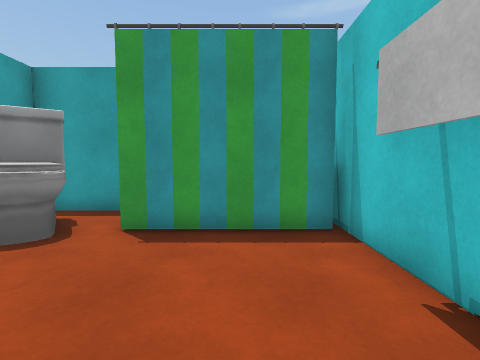
[1] (above)

19 first-person views from a walk through a 3-D level made in the Unity game engine. The camera is 1.3 m above the floor, tilts 4° down and sees 85° across. The floor is counted in squares, 1 m on a side. Each view is taken from the middle of a square. On the plan, view 1 faces up. The plan holds only what a view shows up to about 13 squares ahead; the rest is blank. The player character is not drawn. Door leaves are left out, so doorways stand open.

[2]
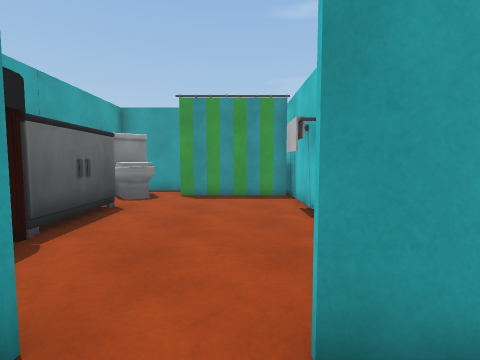

[3]
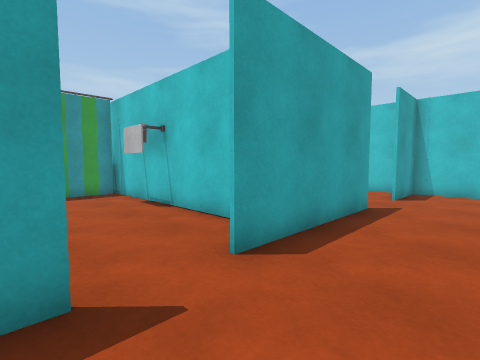

[4]
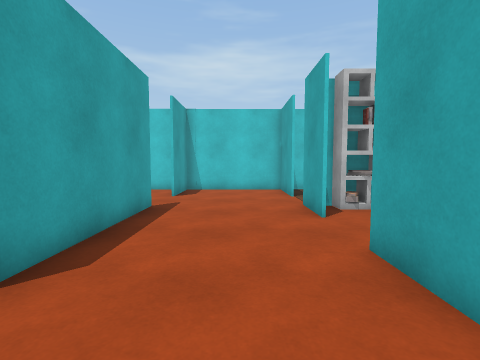

[5]
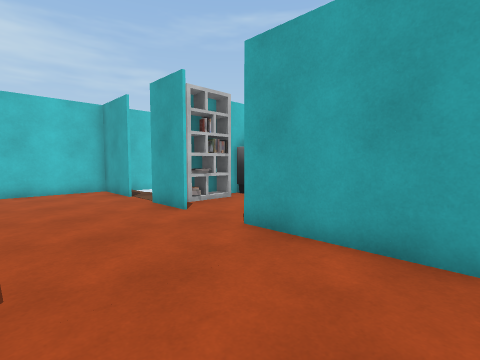

[6]
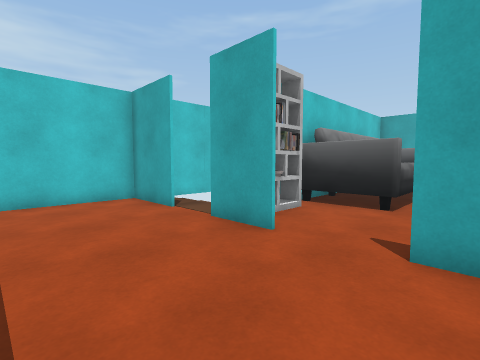

[7]
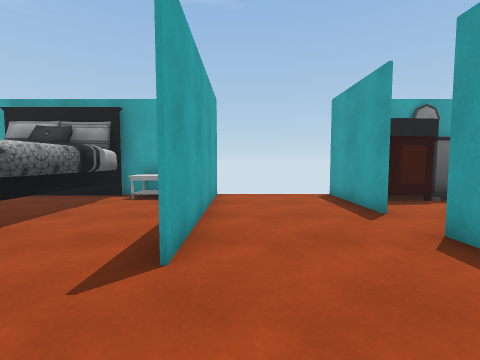

[8]
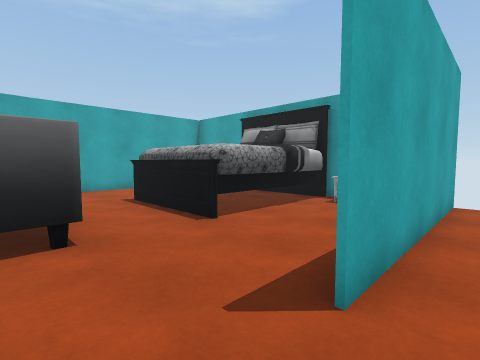

[9]
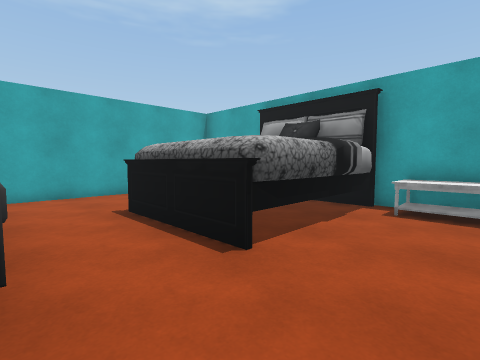

[10]
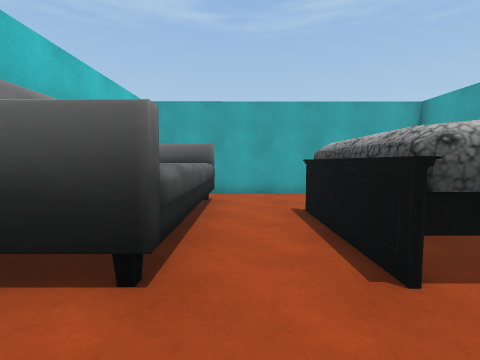

[11]
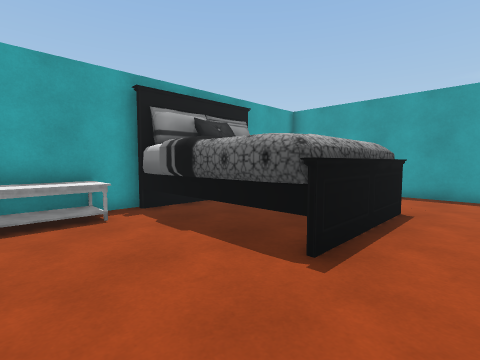

[12]
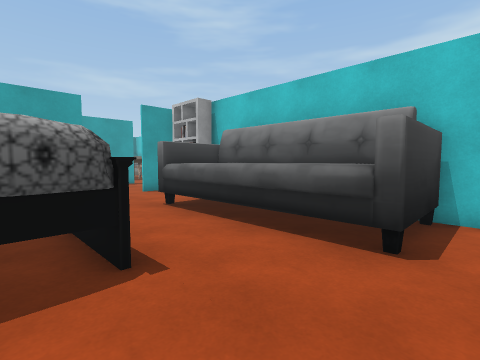

[13]
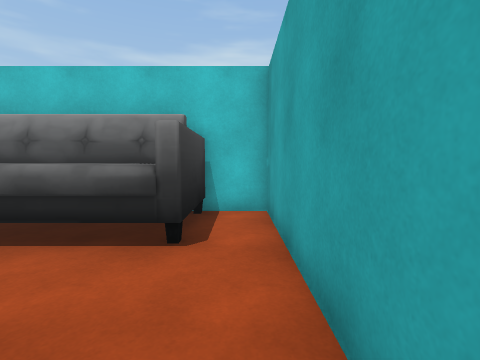

[14]
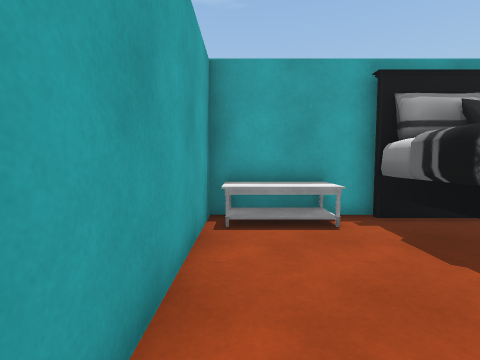

[15]
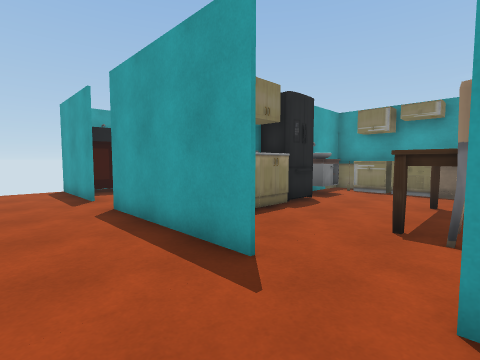

[16]
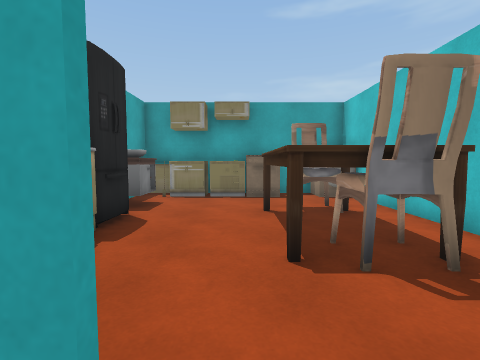

[17]
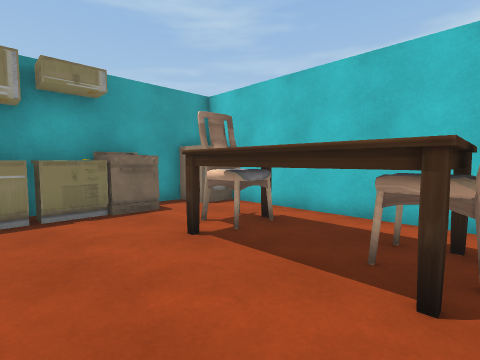

[18]
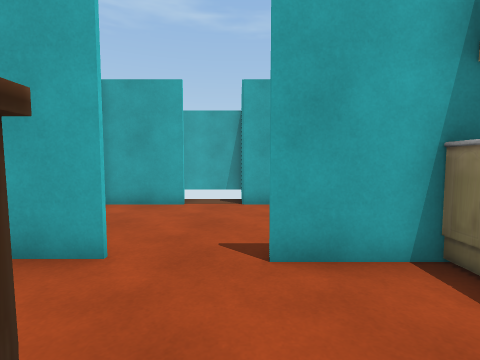

[19]
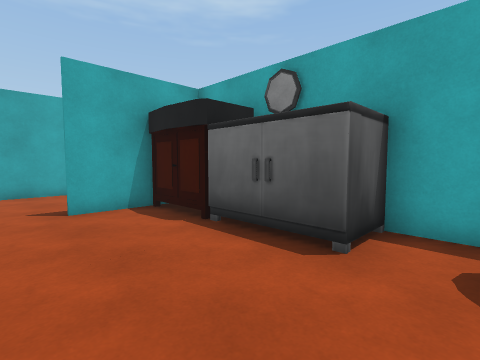

### Floor plan
Key: @ floor where view 1 was taken; # wall or solid block; . floor; / step, stairs or slope; D open door; T toilet; S shower; R rack; C counter; B bookshelf; A table; E bed; F stove; I sink; G fridge; H chair; W washer; O other object.
Columns run from 5 left of view 1 to 10 right of it. Each row starts with its distance up from view 1.
  7 ###    ########
  6  T.    #CCC F.WW
  5 TTTSSSS#.......#
  4 #T.....#I....H.#
  3 #......#I...AHH#
  2 CC....R#G...A  #
  1  C.....##...A  #
  0  C...@.#C...A  #
 -1 OC.....#C...AHA#
 -2 OO.....#C......#
 -3 #O##DD##C##DD###
 -4 ....DD.........#
 -5 ...............#
 -6 ...............#
 -7 ...............#
 -8 #######DDD#DD###
 -9 AA........B#///#
-10 AA........ #  /#
-11 AA.........#   #
-12 EEEEEE..OOO#
-13 EEE  E..O O####
-14 EE   E..O O#
-15 EEE EE..O O
-16 EEEEEE..OOO
-17 AA......OOO
-18 AA......OOO#
-19 AA.........#
-20 ############

Positions as (right, up) in squares from view 1, and headings:
1: (0, 0), facing up
2: (0, -5), facing up
3: (-2, -6), facing up-right
4: (-2, -6), facing right
5: (-2, -4), facing down-right
6: (1, -4), facing down-right
7: (5, -7), facing left
8: (4, -7), facing down-left
9: (3, -9), facing down-left
10: (2, -9), facing down
11: (2, -19), facing up-left
12: (-1, -19), facing up-right
13: (-1, -19), facing right
14: (1, -19), facing left
15: (8, -6), facing up-left
16: (6, -4), facing up
17: (4, -1), facing up-right
18: (6, 0), facing down
19: (0, 4), facing down-left
